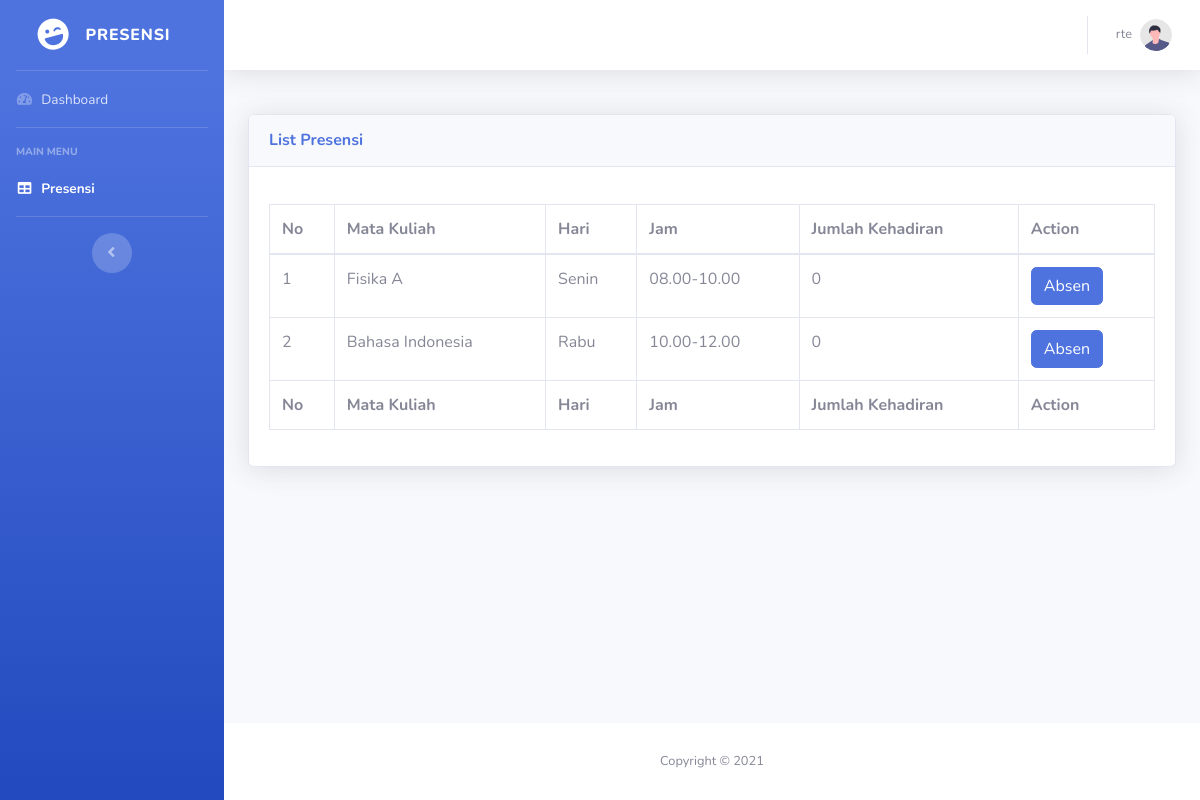
Screenshot of /presensi.php (signed in) with the database file from the repository.
### tables this page shows
CREATE TABLE `jadwal_matakuliahs` (
  `matakuliahs_id` int(11) NOT NULL,
  `jadwal_matkul_id` int(11) NOT NULL,
  `jadwals_id` int(11) NOT NULL,
  `kode` varchar(6) NOT NULL DEFAULT '',
  `kehadiran` tinyint(4) NOT NULL
);

CREATE TABLE `matakuliahs` (
  `id` int(11) NOT NULL,
  `nama` varchar(45) NOT NULL,
  `dosen_id` int(11) NOT NULL,
  `kapasitas` int(3) NOT NULL,
  `status` tinyint(4) NOT NULL
);

CREATE TABLE `jadwals` (
  `id` int(11) NOT NULL,
  `hari` varchar(45) NOT NULL,
  `jam_mulai` varchar(45) NOT NULL,
  `jam_selesai` varchar(45) NOT NULL
);

### presensi.php (the view, shortened to what this page needs)
<?php
require_once("db/config.php");
$dbname = $_SESSION['db'];
$db = new PDO("mysql:host=$db_host;dbname=$dbname", $db_user, $db_pass);
if (isset($_POST['submit'])) {
    $length = 6;
    $characters = '0123456789abcdefghijklmnopqrstuvwxyzABCDEFGHIJKLMNOPQRSTUVWXYZ';
    $charactersLength = strlen($characters);
    $kode = '';
    for ($i = 0; $i < $length; $i++) {
        $kode .= $characters[rand(0, $charactersLength - 1)];
    }
    $id = filter_input(INPUT_POST, 'id', FILTER_SANITIZE_STRING);
    $sql = "UPDATE jadwal_matakuliahs set kode=(:kode),kehadiran = kehadiran+1 where jadwal_matkul_id=(:id)";
    $stmt = $db->prepare($sql);
    $params = array(
        ":id" => $id,
        ":kode" => $kode,
    );
    $saved = $stmt->execute($params);
    if($saved) header("Location: presensi.php");
}
else{
    if(isset($_SESSION['mahasiswa'])){
     $user_id = $_SESSION['user']['id'];
     $stmt = $db->query("SELECT b.matakuliahs_id,b.jadwal_matkul_id,d.nama,c.hari,c.jam_mulai,c.jam_selesai FROM ambil_matakuliahs a INNER JOIN jadwal_matakuliahs b ON a.jadwal_matkul_id = b.jadwal_matkul_id INNER JOIN jadwals c ON b.jadwals_id = c.id INNER JOIN matakuliahs d ON d.id = b.matakuliahs_id WHERE mahasiswas_id = $user_id");
    $rows = $stmt->fetchAll(PDO::FETCH_ASSOC);
    }
    elseif(isset($_SESSION['dosen'])){
     $user_id = $_SESSION['user']['dosen_id'];
         $stmt = $db->query("SELECT b.matakuliahs_id,b.jadwal_matkul_id,d.nama,c.hari,c.jam_mulai,c.jam_selesai FROM jadwal_matakuliahs b INNER JOIN jadwals c ON b.jadwals_id = c.id INNER JOIN matakuliahs d ON d.id = b.matakuliahs_id WHERE d.dosen_id = $user_id");
    $rows = $stmt->fetchAll(PDO::FETCH_ASSOC);
    }
}
?>
<!DOCTYPE html>
<html lang="en">
<head>
    <link href="assets/vendor/fontawesome-free/css/all.min.css" rel="stylesheet" type="text/css">
    <link href="assets/css/sb-admin-2.min.css" rel="stylesheet">
</head>
<body id="page-top">
    <div id="wrapper">
        <ul class="navbar-nav bg-gradient-primary sidebar sidebar-dark accordion" id="accordionSidebar">
            <a class="sidebar-brand d-flex align-items-center justify-content-center" href="assets/index.html">
                <div class="sidebar-brand-icon rotate-n-15">
                    <i class="fas fa-laugh-wink"></i>
                </div>
                <div class="sidebar-brand-text mx-3">Presensi</div>
            </a>
            <hr class="sidebar-divider my-0">
            <li class="nav-item">
                <a class="nav-link" href="/">
                    <i class="fas fa-fw fa-tachometer-alt"></i>
                    <span>Dashboard</span></a>
            </li>
            <hr class="sidebar-divider">
            <div class="sidebar-heading">
                Main Menu
            </div>
            <li class="nav-item active" >
                <a class="nav-link" href="presensi.php">
                    <i class="fas fa-fw fa-table"></i>
                    <span>Presensi</span></a>
            </li>
            <hr class="sidebar-divider d-none d-md-block">
            <div class="text-center d-none d-md-inline">
                <button class="rounded-circle border-0" id="sidebarToggle"></button>
            </div>
        </ul>
        <div id="content-wrapper" class="d-flex flex-column">
            <div id="content">
                <nav class="navbar navbar-expand navbar-light bg-white topbar mb-4 static-top shadow">
                    <ul class="navbar-nav ml-auto">
                        <li class="nav-item dropdown no-arrow">
                            <a class="nav-link dropdown-toggle" href="assets/#" id="userDropdown" role="button"
                                data-toggle="dropdown" aria-haspopup="true" aria-expanded="false">
                                <span class="mr-2 d-none d-lg-inline text-gray-600 small">
                                    <?=$_SESSION['user']['username']?>
                                </span>
                                <img class="img-profile rounded-circle"
                                    src="assets/img/undraw_profile.svg">
                            </a>
                        </li>
                    </ul>
                </nav>
                 <div class="container-fluid" style="padding-top: 2%">
                    <div class="card shadow mb-4">
                        <div class="card-header py-3">
                            <h6 class="m-0 font-weight-bold text-primary">List Presensi</h6>
                        </div>
                        <div class="card-body">
                            <div class="table-responsive">
                                <table class="table table-bordered" id="dataTable" width="100%" cellspacing="0">
                                    <thead>
                                        <tr>
                                            <th>No</th>
                                            <th>Mata Kuliah</th>
                                            <th>Hari</th>
                                            <th>Jam</th>
                                            <th>Jumlah Kehadiran</th>
                                            <th>Action</th>
                                        </tr>
                                    </thead>
                                    <tfoot>
                                        <tr>
                                            <th>No</th>
                                            <th>Mata Kuliah</th>
                                            <th>Hari</th>
                                            <th>Jam</th>
                                            <th>Jumlah Kehadiran</th>
                                            <th>Action</th>
                                        </tr>
                                    </tfoot>
                                    <tbody>
                                        <?php
                                        $i=1;
                                            foreach ($rows as $row) {
                                                ?>
                                                <tr>
                                                    <td>
                                                        <?=$i?>
                                                    </td>
                                                    <td>
                                                        <?=$row['nama']?>
                                                    </td>
                                                    <td>
                                                       <?=$row['hari']?>
                                                    </td>
                                                    <td>
                                                        <?=$row['jam_mulai']?>-<?=$row['jam_selesai']?>
                                                    </td>
                                                    <td>
                                                        <?php
                                                        if(isset($_SESSION['mahasiswa'])){
                                                            $stmt = $db->query("SELECT count(kehadiran_id) from kehadirans where jadwal_matkul_id=$row[jadwal_matkul_id] and mahasiswas_id=$user_id");
                                                        $kehadiran = $stmt->fetchAll(PDO::FETCH_NUM);
                                                        }
                                                        else{
                                                        $stmt = $db->query("SELECT kehadiran,kode from jadwal_matakuliahs where jadwal_matkul_id=$row[jadwal_matkul_id]");
                                                        $kehadiran = $stmt->fetchAll(PDO::FETCH_NUM);
                                                        }
                                                        echo $kehadiran[0][0];
                                                        ?>
                                                    </td>
                                                    <td>
<button class="btn btn-primary"  type="button" data-toggle="modal" data-target="#modalAbsen<?=$i?>">
                                        Absen
                                    </button>
                                                    </td>
                                                </tr>
                                                <?php
                                            $i++;
                                            }
                                        ?>
                                    </tbody>
                                </table>
                            </div>
                        </div>
                    </div>
                </div>
            </div>
            <footer class="sticky-footer bg-white">
                <div class="container my-auto">
                    <div class="copyright text-center my-auto">
                        <span>Copyright &copy; 2021</span>
                    </div>
                </div>
            </footer>
        </div>
    </div>
</body>
</html>

### rows the page displays
jadwal_matakuliahs: matakuliahs.nama "Fisika A", jadwals.hari "Senin", jadwals.jam_mulai "08.00", jadwals.jam_selesai "10.00", kehadiran "0"
jadwal_matakuliahs: matakuliahs.nama "Bahasa Indonesia", jadwals.hari "Rabu", jadwals.jam_mulai "10.00", jadwals.jam_selesai "12.00", kehadiran "0"

### other values shown
$_SESSION['user']['username'] "rte"
